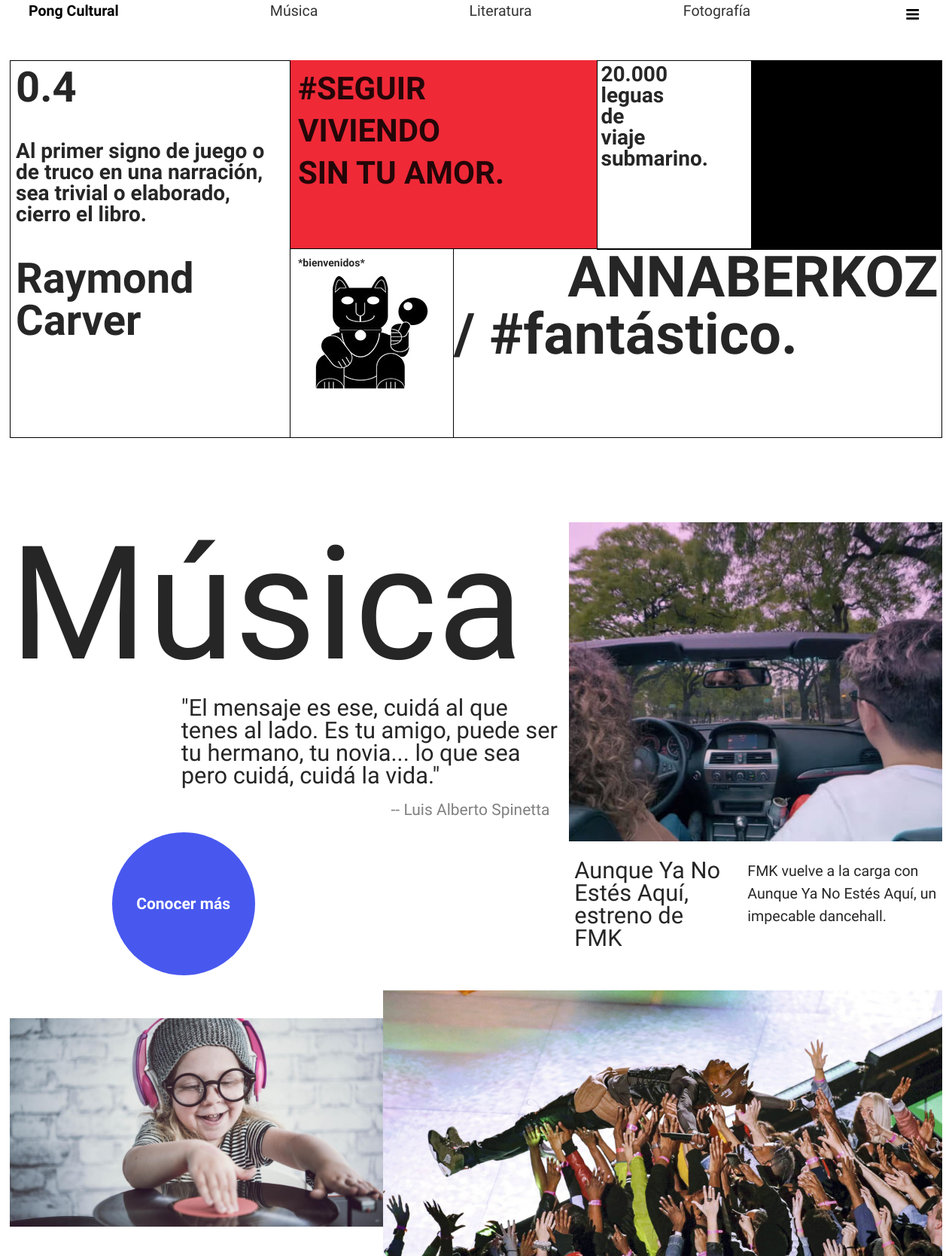
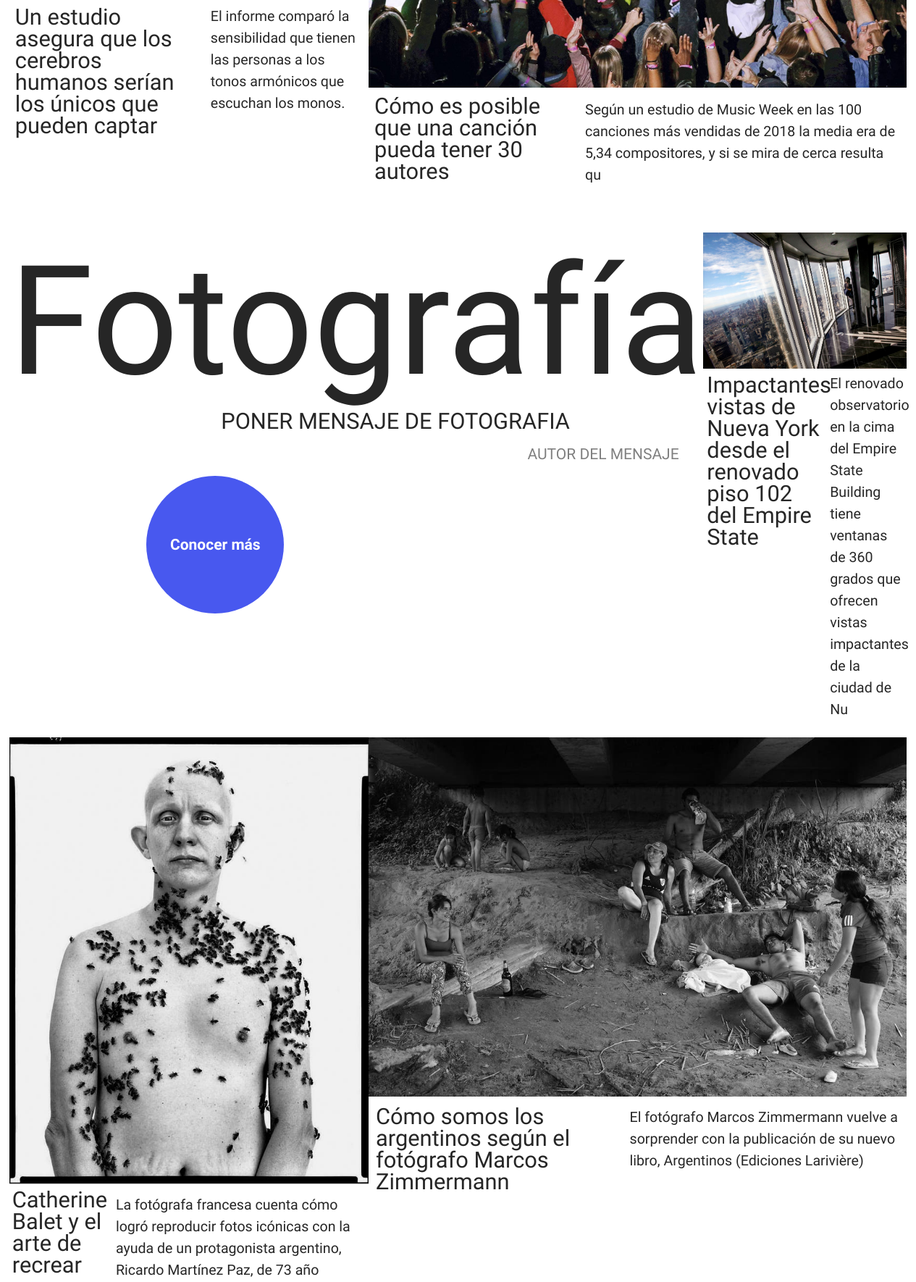
The page / (upper part) on the database its author committed (2 pictures, top to bottom).
### tables this page shows
CREATE TABLE `seccion` (
  `id` int(10) unsigned NOT NULL AUTO_INCREMENT,
  `nombre` varchar(60) NOT NULL,
  `activo` bit(1) NOT NULL,
  PRIMARY KEY (`id`),
  UNIQUE KEY `nombre` (`nombre`)
);

CREATE TABLE `noticia` (
  `id` int(10) unsigned NOT NULL AUTO_INCREMENT,
  `titulo` varchar(80) NOT NULL,
  `subtitulo` varchar(140) NOT NULL,
  `contenido` text NOT NULL,
  `img_1` varchar(100) NOT NULL,
  `img_2` varchar(100) DEFAULT NULL,
  `fecha` datetime NOT NULL,
  `autor` int(10) unsigned NOT NULL,
  `seccion` int(10) unsigned NOT NULL,
  `activo` bit(1) NOT NULL,
  `vistos` int(11) NOT NULL,
  PRIMARY KEY (`id`),
  UNIQUE KEY `titulo` (`titulo`,`img_1`),
  KEY `autores` (`autor`),
  KEY `secciones` (`seccion`),
  CONSTRAINT `autores` FOREIGN KEY (`autor`) REFERENCES `registro` (`id`),
  CONSTRAINT `secciones` FOREIGN KEY (`seccion`) REFERENCES `seccion` (`id`)
);

### index.php (the view, shortened to what this page needs)
<!DOCTYPE html>
<html lang="es" id="html">
<head>
    <link rel="stylesheet" href="estiloshome.css">
    <link rel="stylesheet" href="animate.css">
    <link rel="stylesheet" href="https://stackpath.bootstrapcdn.com/font-awesome/4.7.0/css/font-awesome.min.css">
    <link rel="stylesheet" href="https://unpkg.com/aos@next/dist/aos.css" />
</head>
<body>
    <nav>
        <div>
            <ul>
                <li><a href="index.php"><b>Pong Cultural</b></a></li>
                <li class="secciones"><a href="#spinetta">Música</a></li>
                <li class="secciones"><a href="#borges">Literatura</a></li>
                <li class="secciones"><a href="#papa">Fotografía</a></li>
                <li>
                    <label>
                        <button onClick="mostrarmenu()"></button>
                    </label>
                </li>
            </ul>
        </div>
    </nav>
    <header>
        <div class="m_containerheader">
            <div class="m_caja1izq_containerheader">
                <h2 class="bloque1">0.4</h2>
                <h3 class="bloque2">
                    Al primer signo de juego o de truco
                    en una narración, sea trivial o
                    elaborado, cierro el libro.
                </h3>
                <h4 class="bloque3">Raymond Carver</h4>
            </div>
            <div class="m_bochadecajas">
                <div class="m_containerarriba">
                    <div class="m_caja2izq_containerheader">
                            <h2 class="mtextocerati">
                            #SEGUIR
                            <br> VIVIENDO
                            <br> SIN TU AMOR.</h2>
                    </div>
                    <div class="m_caja4_containerheader">
                        <h2 class="mtextoleguas">
                        20.000
                        <br>leguas
                        <br>de
                        <br>viaje
                        <br>submarino.</h2>
                    </div>
                    <div class="m_caja5dere_containerheader">
                        <h2 class="mbeatles">beatles.</h2>
                    </div>
                </div>
                <div class="m_containerabajo">
                    <div class="m_caja3izq_containerheader">
                            <h2 class="mbienvenidos">*bienvenidos*</h2>
                            <img class="gatito" src="imagenes/logopongweb.jpg" alt="logo-cultural">
                    </div>
                    <div class="m_caja6dere_containerheader">
                            <h2 class="mtextoanita">ANNABERKOZ / #fantástico.</h2>
                    </div>
                </div>
            </div>
        </div>
    </header>
    <main>
    <?php
            include "configuracion_pongcultural.php";
            $sql = "select * from seccion where id=3";
            $rta = mysqli_query($conexion, $sql);
            $fila = mysqli_fetch_array($rta);
    ?>
            <section>
                <div class="contenedor-musica">
                    <div class="bloque">
                        <article class="sesenta">
                            <div class="titulo"  data-aos="fade-up"><h1 id="spinetta"><?php echo $fila['nombre']; ?></h1></div>
                            <div class="contenedor-comentario">
                                <div class="comentario">
                                    <p>"El mensaje es ese, cuidá al que tenes al lado. Es tu amigo, puede ser tu hermano, tu novia... lo que sea pero cuidá, cuidá la vida."</p>
                                    <p class="by">-- Luis Alberto Spinetta</p>
                                </div>
                            </div>
                            <div class="boton-conocer" data-aos="fade-left"
                            data-aos-anchor="#example-anchor"
                            data-aos-offset="500"
                            data-aos-duration="1000">
                                <button>Conocer más</button>
                                <div class="invisible"></div>
                            </div>
                        </article>
        <?php
            $sql = "select * from noticia where seccion=3 and activo=1
            order by fecha desc
            limit 3";
            $rta = mysqli_query($conexion, $sql);
            $fila = mysqli_fetch_array($rta);
        ?>
                        <article class="cuarenta">
                            <div class="imagen-noticia">
                                <img width="100%" src="<?php echo $fila['img_1']; ?>" alt="<?php $fila['titulo']; ?>">
                            </div>
                            <div class="info-noticia">
                                <div>
                                    <a href="noticia.php?id=<?php echo $fila['id']; ?>"><p class="titulo-noticia">
                                                    <?php
                                                        echo $fila['titulo'];
                                                     ?>
                                    </p></a>
                                </div>
                                <div>
                                    <p class="extra-noticia">
                                                    <?php
                                                        echo $fila['subtitulo'];
                                                     ?>
                                    </p>
                                </div>
                            </div>
                        </article>
                    </div>
                    <?php
                        $fila = mysqli_fetch_array($rta);
                  ?>
                    <div class="bloque">
                        <article class="cuarenta">
                            <div class="imagen-noticia">
                                <img width="100%" src="<?php echo $fila['img_1']; ?>" alt="<?php $fila['titulo']; ?>">
                            </div>
                            <div class="info-noticia">
                                <div>
                                    <a href="noticia.php?id=<?php echo $fila['id']; ?>"><p class="titulo-noticia" data-aos="fade-right">
                                                    <?php
                                                        echo $fila['titulo'];
                                                     ?>
                                    </p></a>
                                </div>
                                <div>
                                    <p class="extra-noticia">
                                                    <?php
                                                        echo $fila['subtitulo'];
                                                     ?>
                                    </p>
                                </div>
                            </div>
                        </article>
                        <?php
                        $fila = mysqli_fetch_array($rta);
                         ?>
                        <article class="sesenta">
                            <div class="noticia-sesenta">
                                <div class="imagen-noticia">
                                    <img width="100%" src="<?php echo $fila['img_1']; ?>" alt="<?php $fila['titulo']; ?>">
                                </div>
                                <div class="info-noticia">
                                    <div>
                                        <a href="noticia.php?id=<?php echo $fila['id']; ?>"><p class="titulo-noticia" data-aos="fade-left">
                                                     <?php
                                                        echo $fila['titulo'];
                                                     ?>
                                        </p></a>
                                    </div>
                                    <div>
                                        <p class="extra-noticia">
                                                     <?php
                                                        echo $fila['subtitulo'];
                                                     ?>
                                        </p>
                                    </div>
                                </div>
                            </div>
                        </article>
                    </div>
                </div>
            </section>
    <?php
            $sql = "select * from seccion where id=1";
            $rta = mysqli_query($conexion, $sql);
            $fila = mysqli_fetch_array($rta);
        ?>
            <section>
                <div class="contenedor-musica">
                    <div class="bloque">
                        <article class="sesenta">
                            <div class="titulo"  data-aos="fade-up"><h1 id="papa"><?php echo $fila['nombre']; ?></h1></div>
                            <div class="contenedor-comentario">
                                <div class="comentario">
                                    <p>PONER MENSAJE DE FOTOGRAFIA</p>
                                    <p class="by">AUTOR DEL MENSAJE</p>
                                </div>
                            </div>
                            <div class="boton-conocer" data-aos="fade-left"
                            data-aos-anchor="#example-anchor"
                            data-aos-offset="500"
                            data-aos-duration="1000">
                                <button>Conocer más</button>
                                <div class="invisible"></div>
                            </div>
                        </article>
        <?php
            $sql = "select * from noticia where seccion=1 and activo=1
            order by fecha desc
            limit 3";
            $rta = mysqli_query($conexion, $sql);
            $fila = mysqli_fetch_array($rta);
        ?>
                        <article class="cuarenta">
                            <div class="imagen-noticia">
                                <img width="100%" src="<?php echo $fila['img_1']; ?>" alt="<?php $fila['titulo']; ?>">
                            </div>
                            <div class="info-noticia">
                                <div>
                                    <a href="noticia.php?id=<?php echo $fila['id']; ?>"><p class="titulo-noticia">
                                                    <?php
                                                        echo $fila['titulo'];
                                                     ?>
                                    </p></a>
                                </div>
                                <div>
                                    <p class="extra-noticia">
                                                    <?php
                                                        echo $fila['subtitulo'];
                                                     ?>
                                    </p>
                                </div>
                            </div>
                        </article>
                    </div>
                    <?php
                        $fila = mysqli_fetch_array($rta);
                  ?>
                    <div class="bloque">
                        <article class="cuarenta">
                            <div class="imagen-noticia">
                                <img width="100%" src="<?php echo $fila['img_1']; ?>" alt="<?php $fila['titulo']; ?>">
                            </div>
                            <div class="info-noticia">
                                <div>
                                    <a href="noticia.php?id=<?php echo $fila['id']; ?>"><p class="titulo-noticia" data-aos="fade-right">
                                                    <?php
                                                        echo $fila['titulo'];
                                                     ?>
                                    </p></a>
                                </div>
                                <div>
                                    <p class="extra-noticia">
                                                    <?php
                                                        echo $fila['subtitulo'];
                                                     ?>
                                    </p>
                                </div>
                            </div>
                        </article>
                        <?php
                        $fila = mysqli_fetch_array($rta);
                         ?>
                        <article class="sesenta">
                            <div class="noticia-sesenta">
                                <div class="imagen-noticia">
                                    <img width="100%" src="<?php echo $fila['img_1']; ?>" alt="<?php $fila['titulo']; ?>">
                                </div>
                                <div class="info-noticia">
                                    <div>
                                        <a href="noticia.php?id=<?php echo $fila['id']; ?>"><p class="titulo-noticia" data-aos="fade-left">
                                                     <?php
                                                        echo $fila['titulo'];
                                                     ?>
                                        </p></a>
                                    </div>
                                    <div>
                                        <p class="extra-noticia">
                                                     <?php
                                                        echo $fila['subtitulo'];
                                                     ?>
                                        </p>
                                    </div>
                                </div>
                            </div>
                        </article>
                    </div>
                </div>
            </section>
    </main>
<br>
<br>
</body>
</html>

### rows shown on the page
seccion: nombre "Música"
noticia: img_1 (picture), titulo "Aunque Ya No Estés Aquí, estreno de FMK", subtitulo "FMK vuelve a la carga con Aunque Ya No Estés Aquí, un impecable dancehall."
noticia: img_1 (picture), titulo "Un estudio asegura que los cerebros humanos serían los únicos que pueden captar", subtitulo "El informe comparó la sensibilidad que tienen las personas a los tonos armónicos que escuchan los monos."
noticia: img_1 (picture), titulo "Cómo es posible que una canción pueda tener 30 autores", subtitulo "Según un estudio de Music Week en las 100 canciones más vendidas de 2018 la media era de 5,34 compositores, y si se mira de cerca resulta qu"
seccion: nombre "Fotografía"
noticia: img_1 (picture), titulo "Impactantes vistas de Nueva York desde el renovado piso 102 del Empire State", subtitulo "El renovado observatorio en la cima del Empire State Building tiene ventanas de 360 grados que ofrecen vistas impactantes de la ciudad de Nu"
noticia: img_1 (picture), titulo "Catherine Balet y el arte de recrear", subtitulo "La fotógrafa francesa cuenta cómo logró reproducir fotos icónicas con la ayuda de un protagonista argentino, Ricardo Martínez Paz, de 73 año"
noticia: img_1 (picture), titulo "Cómo somos los argentinos según el fotógrafo Marcos Zimmermann", subtitulo "El fotógrafo Marcos Zimmermann vuelve a sorprender con la publicación de su nuevo libro, Argentinos (Ediciones Larivière)"
